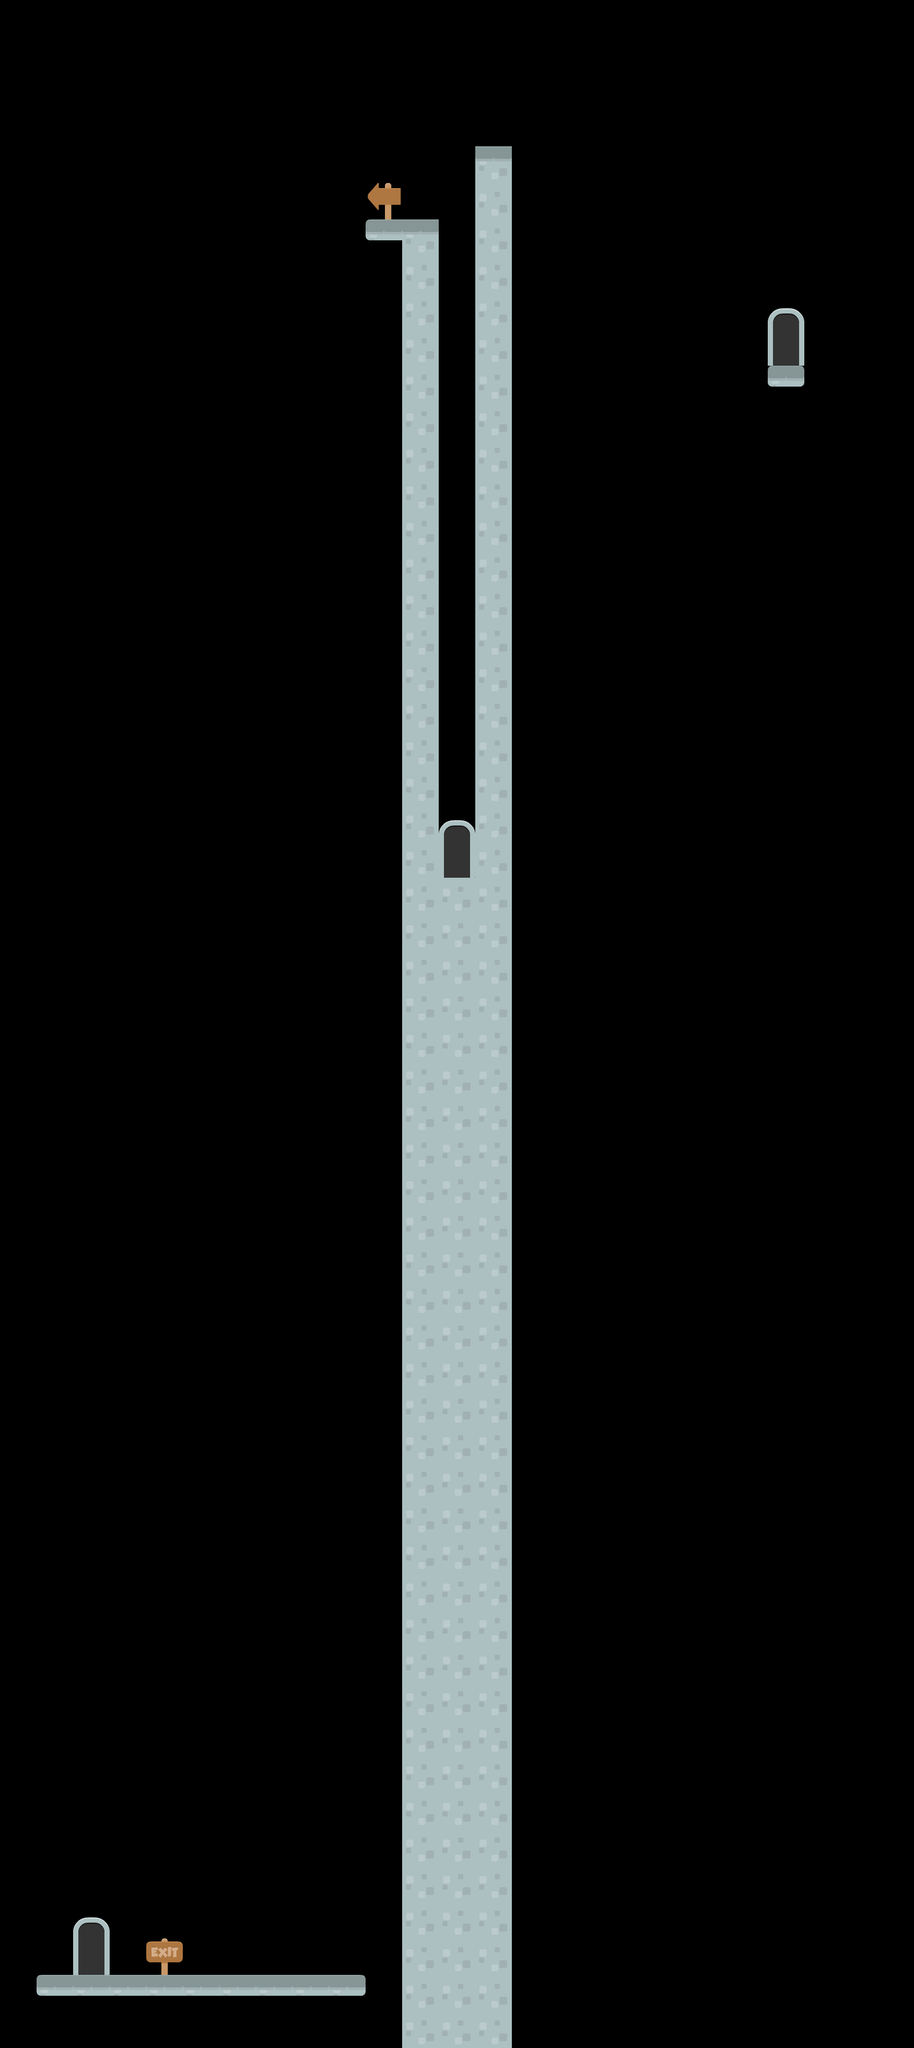

The image is a tile-based game level rendered from a .tmx file. Its description and source (layers, tilesets, objects; grid data summarised) follow:
An orthogonal 25x56 tile map with 70x70 px tiles, 4 tile layers (Colliders, Start, Exit, Decorations) and 16 objects.

<map version="1.5" tiledversion="1.6.0" orientation="orthogonal" renderorder="right-down" width="25" height="56" tilewidth="70" tileheight="70" infinite="0" nextlayerid="8" nextobjectid="8">
 <editorsettings>
  <export target="level10.json" format="json" />
 </editorsettings>
 <tileset firstgid="1" name="tiles" tilewidth="70" tileheight="70" spacing="4" margin="1" tilecount="156" columns="12">
  <image source="../../images/spritesheets/tiles.png" trans="ff00ff" width="886" height="960" />
  <tile id="2">
   <objectgroup draworder="index" id="2">
    <object id="1" x="0" y="0" width="70" height="40" />
   </objectgroup>
  </tile>
  <tile id="14">
   <objectgroup draworder="index" id="2">
    <object id="1" x="0" y="0" width="70" height="40" />
   </objectgroup>
  </tile>
  <tile id="15">
   <objectgroup draworder="index" id="2">
    <object id="1" x="0" y="50" width="70" height="20" />
   </objectgroup>
  </tile>
  <tile id="26">
   <objectgroup draworder="index" id="2">
    <object id="1" x="0" y="0" width="70" height="40" />
   </objectgroup>
  </tile>
  <tile id="44">
   <objectgroup draworder="index" id="2">
    <object id="1" x="0" y="0" width="70" height="40" />
   </objectgroup>
  </tile>
  <tile id="45">
   <objectgroup draworder="index" id="2">
    <object id="1" x="0" y="30" width="70" height="40" />
   </objectgroup>
  </tile>
  <tile id="56">
   <objectgroup draworder="index" id="2">
    <object id="1" x="0" y="0" width="70" height="40" />
   </objectgroup>
  </tile>
  <tile id="57">
   <objectgroup draworder="index" id="2">
    <object id="1" x="0" y="0" width="70" height="70" />
   </objectgroup>
  </tile>
  <tile id="68">
   <objectgroup draworder="index" id="2">
    <object id="1" x="0" y="0" width="70" height="40" />
   </objectgroup>
  </tile>
  <tile id="71">
   <objectgroup draworder="index" id="2">
    <object id="1" x="0" y="0" width="70" height="40" />
   </objectgroup>
  </tile>
  <tile id="80">
   <objectgroup draworder="index" id="2">
    <object id="1" x="0" y="0" width="70" height="40" />
   </objectgroup>
  </tile>
  <tile id="117">
   <objectgroup draworder="index" id="2">
    <object id="1" x="0" y="0" width="70" height="40" />
   </objectgroup>
  </tile>
  <tile id="119">
   <objectgroup draworder="index" id="2">
    <object id="1" x="0" y="0" width="70" height="40" />
   </objectgroup>
  </tile>
  <tile id="124">
   <objectgroup draworder="index" id="2">
    <object id="1" x="0" y="45" width="70" height="25" />
   </objectgroup>
  </tile>
  <tile id="126">
   <objectgroup draworder="index" id="2">
    <object id="1" x="0" y="0" width="70" height="40" />
   </objectgroup>
  </tile>
  <tile id="145">
   <objectgroup draworder="index" id="2">
    <object id="1" x="0" y="0" width="70" height="40" />
   </objectgroup>
  </tile>
 </tileset>
 <layer id="1" name="Colliders" width="25" height="56">
  <data>[1400 cells, 145 non-empty, 6 distinct tile ids]</data>
 </layer>
 <group id="6" name="Doors">
  <layer id="7" name="Start" width="25" height="56">
   <data>[1400 cells, 2 non-empty, 2 distinct tile ids]</data>
  </layer>
  <layer id="5" name="Exit" width="25" height="56">
   <data>[1400 cells, 4 non-empty, 2 distinct tile ids]</data>
  </layer>
 </group>
 <layer id="2" name="Decorations" width="25" height="56">
  <data>[1400 cells, 2 non-empty, 2 distinct tile ids]</data>
 </layer>
</map>
